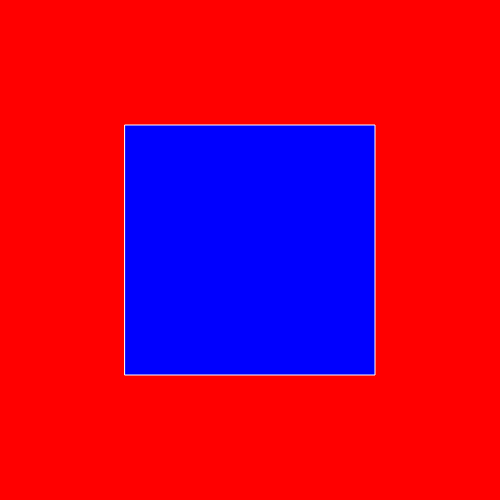
Frame 1 (no input)
Frame 60 (no input): identical to frame 1, image omitted
Frame 120 (the mouse pressed at the canvas centre since frame 60): identical to frame 1, image omitted

The p5.js sketch that drew this single still picture (run headless with seeded random() and noise() and a simulated clock; from frame 60 on, the mouse is pressed at the canvas centre):

// p5.js sketch
// ── sketch.js
//This is a simple template for you to experiment with

//This is a comment  ... the two slashes at the start mean that the computer ignores it

//You can look up more commands here ... https://p5js.org/reference/

function setup()
{
    //this function runs once at the start of your program
    
    //this command creates a drawing area in the browser - it should only be called once
    createCanvas(500,500);
}

function draw()
{
    
    //this command clears the background to black (try changing the numbers)
    background(255,0,0);
    
    //change the fill color
    fill(0,0,255);
    
    //change the outline color
    stroke(255,255,255);
    
    //this command draws a rectangle with the outline and fill colors that we just set
    rect(125,125,250,250);
    
}
